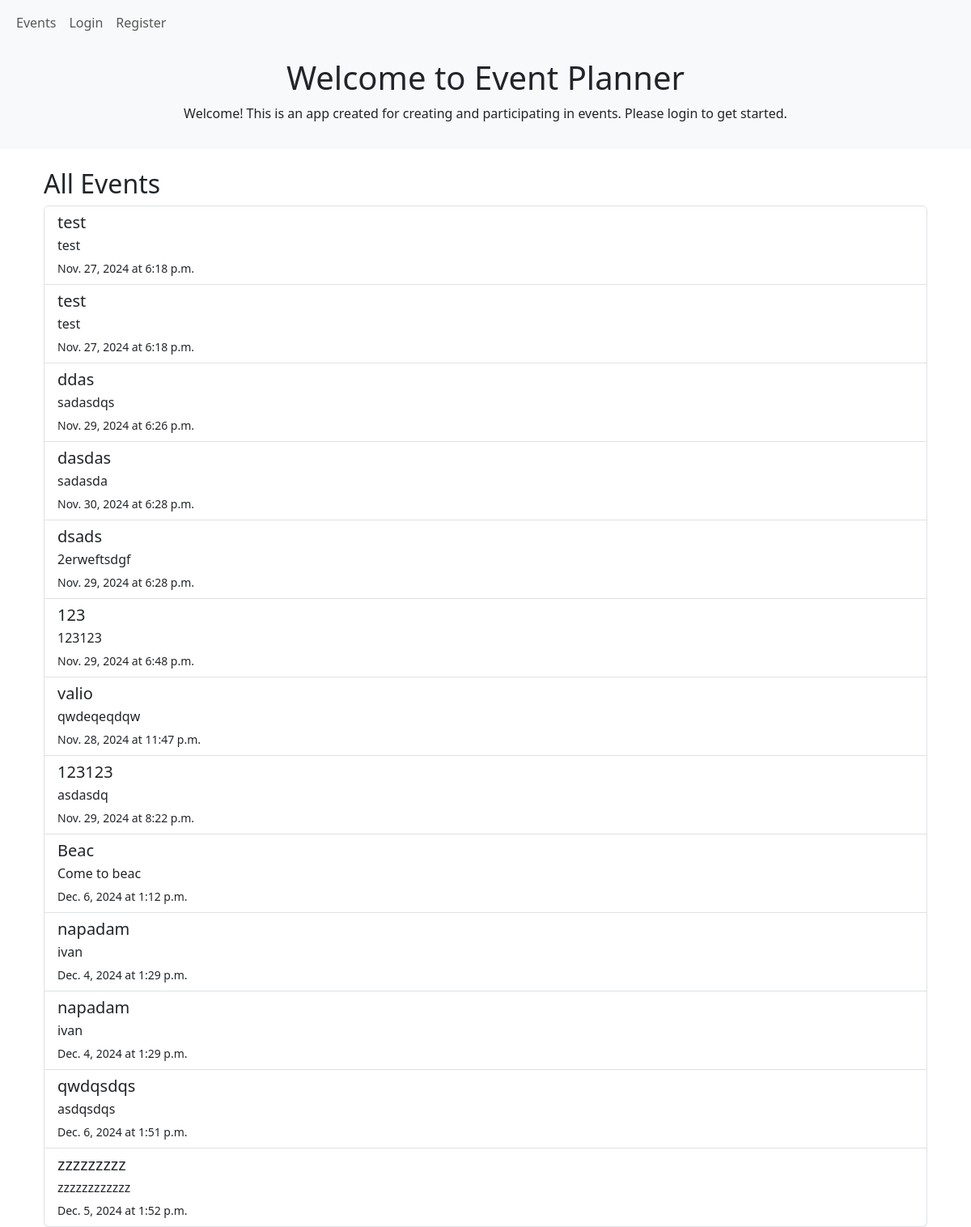
/search/, run on an earlier commit of the app's database.
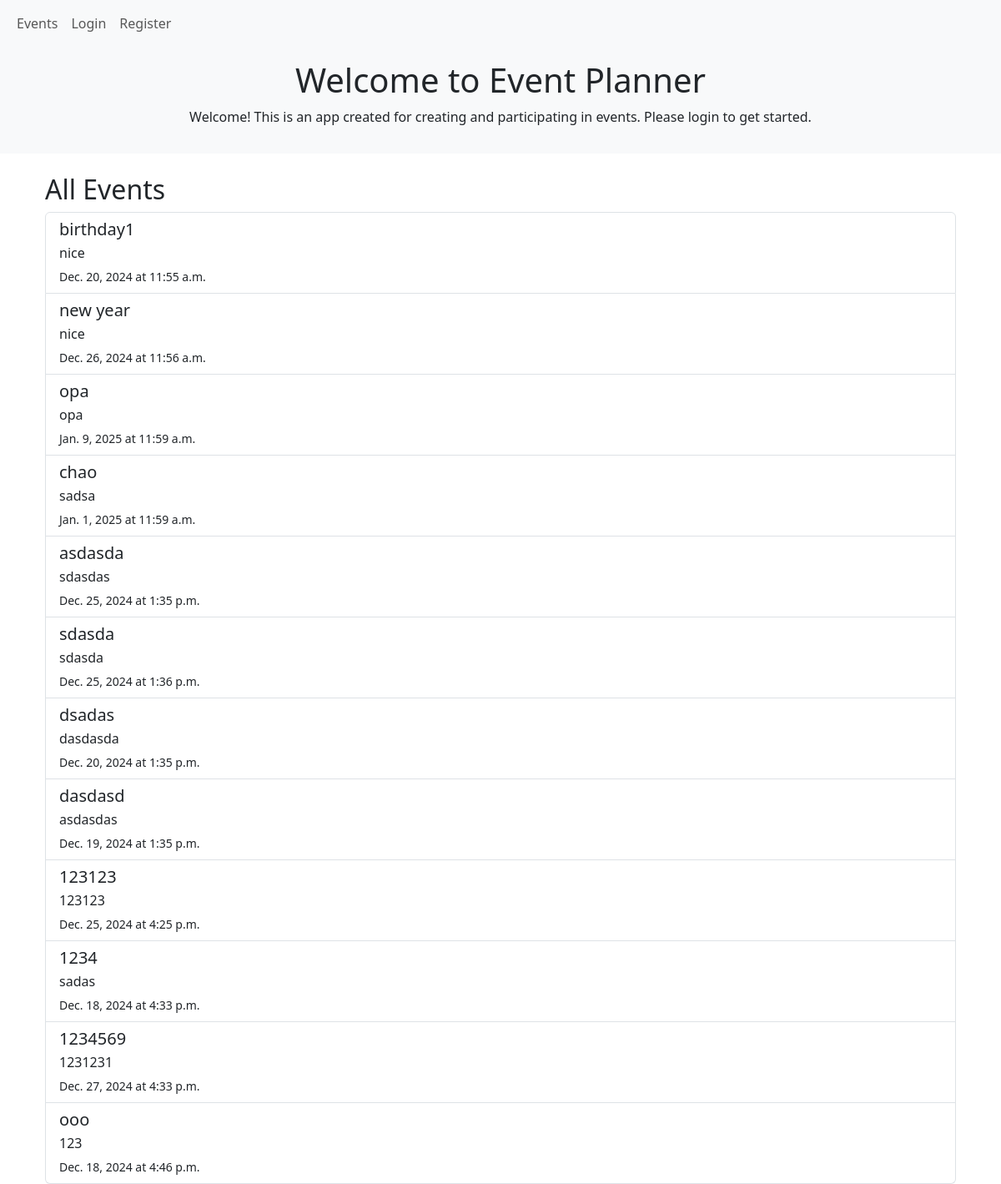
And on a later commit of the database.
### event_planner/events/models.py (models this page shows, shortened)
class Event(models.Model):
    title = models.CharField(max_length=200)
    description = models.TextField()
    date = models.DateField()
    time = models.TimeField()
    location = models.CharField(max_length=255)
    organizer = models.ForeignKey(settings.AUTH_USER_MODEL, on_delete=models.CASCADE)
    category = models.ForeignKey('Category', on_delete=models.SET_NULL, null=True, blank=True)
    def get_absolute_url(self):
        return reverse('event_detail', kwargs={'pk': self.pk})

### event_planner/events/views.py (the view)
# urls.py: path('search/', EventSearchView.as_view(), name='event_search'),  # Search events
class EventSearchView(ListView):
    model = Event
    template_name = 'events/event_search.html'  # Template for search results
    context_object_name = 'events'
    def get_queryset(self):
        query = self.request.GET.get('q', '')  # Get the search query from the URL
        if query:
            return Event.objects.filter(
                Q(title__icontains=query) |  # Search by title
                Q(location__icontains=query) |  # Search by location
                Q(category__name__icontains=query)  # Search by category name
            ).distinct()
        return Event.objects.all()

### event_planner/event_planner/events/templates/events/event_search.html (shortened to what this page needs)
{% extends 'base.html' %}
{% block content %}
<div class="container mt-4">
    <h2>All Events</h2>
    {% if events %}
        <div class="list-group">
            {% for event in events %}
                <a href="{{ event.get_absolute_url }}" class="list-group-item list-group-item-action">
                    <h5 class="mb-1">{{ event.title }}</h5>
                    <p class="mb-1">{{ event.description|truncatewords:20 }}</p>
                    <small>{{ event.date }} at {{ event.time }}</small>
                </a>
            {% endfor %}
        </div>
    {% else %}
        <p>No events found.</p>
    {% endif %}
</div>
{% endblock %}

What changed in the data, as far as the page shows it:
removed Event: title "test", description "test", date "Nov. 27, 2024", time "6:18 p.m."
removed Event: title "test", description "test", date "Nov. 27, 2024", time "6:18 p.m."
removed Event: title "ddas", description "sadasdqs", date "Nov. 29, 2024", time "6:26 p.m."
removed Event: title "dasdas", description "sadasda", date "Nov. 30, 2024", time "6:28 p.m."
removed Event: title "dsads", description "2erweftsdgf", date "Nov. 29, 2024", time "6:28 p.m."
removed Event: title "123", description "123123", date "Nov. 29, 2024", time "6:48 p.m."
removed Event: title "valio", description "qwdeqeqdqw", date "Nov. 28, 2024", time "11:47 p.m."
removed Event: title "123123", description "asdasdq", date "Nov. 29, 2024", time "8:22 p.m."
removed Event: title "Beac", description "Come to beac", date "Dec. 6, 2024", time "1:12 p.m."
removed Event: title "napadam", description "ivan", date "Dec. 4, 2024", time "1:29 p.m."
removed Event: title "napadam", description "ivan", date "Dec. 4, 2024", time "1:29 p.m."
removed Event: title "qwdqsdqs", description "asdqsdqs", date "Dec. 6, 2024", time "1:51 p.m."
removed Event: title "zzzzzzzzz", description "zzzzzzzzzzzz", date "Dec. 5, 2024", time "1:52 p.m."
added Event: title "birthday1", description "nice", date "Dec. 20, 2024", time "11:55 a.m."
added Event: title "new year", description "nice", date "Dec. 26, 2024", time "11:56 a.m."
added Event: title "opa", description "opa", date "Jan. 9, 2025", time "11:59 a.m."
added Event: title "chao", description "sadsa", date "Jan. 1, 2025", time "11:59 a.m."
added Event: title "asdasda", description "sdasdas", date "Dec. 25, 2024", time "1:35 p.m."
added Event: title "sdasda", description "sdasda", date "Dec. 25, 2024", time "1:36 p.m."
added Event: title "dsadas", description "dasdasda", date "Dec. 20, 2024", time "1:35 p.m."
added Event: title "dasdasd", description "asdasdas", date "Dec. 19, 2024", time "1:35 p.m."
added Event: title "123123", description "123123", date "Dec. 25, 2024", time "4:25 p.m."
added Event: title "1234", description "sadas", date "Dec. 18, 2024", time "4:33 p.m."
added Event: title "1234569", description "1231231", date "Dec. 27, 2024", time "4:33 p.m."
added Event: title "ooo", description "123", date "Dec. 18, 2024", time "4:46 p.m."
